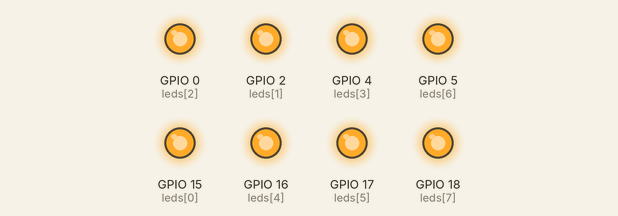
A program run on a simulated ESP32 board running MicroPython. Shown: output pins drawn as LEDs (lit = HIGH).

Above: at 0.55 s.
Timing chart, 0 to 3.0 s (numbered marks = the images above):
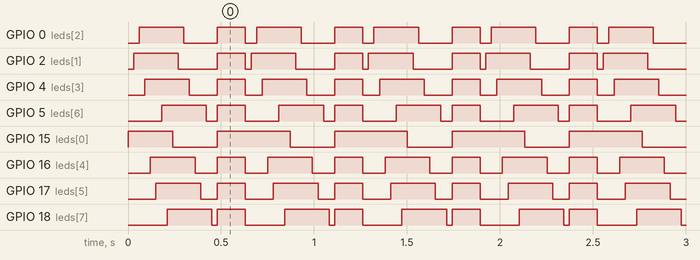

Measured:
- by itself, GPIO 0 (leds[2]): repeats every 0.63 s: LOW 0.18 s, HIGH 0.15 s, LOW 0.06 s, HIGH 0.24 s
- by itself, GPIO 2 (leds[1]): repeats every 0.63 s: LOW 0.21 s, HIGH 0.15 s, LOW 0.03 s, HIGH 0.24 s
- by itself, GPIO 4 (leds[3]): repeats every 0.63 s: LOW 0.15 s, HIGH 0.15 s, LOW 0.09 s, HIGH 0.24 s
- by itself, GPIO 5 (leds[6]): repeats every 0.63 s: LOW 0.06 s, HIGH 0.15 s, LOW 0.18 s, HIGH 0.24 s
- by itself, GPIO 15 (leds[0]): repeats every 0.63 s: LOW 0.24 s, HIGH 0.39 s
- by itself, GPIO 16 (leds[4]): repeats every 0.63 s: LOW 0.12 s, HIGH 0.15 s, LOW 0.12 s, HIGH 0.24 s
- by itself, GPIO 17 (leds[5]): repeats every 0.63 s: LOW 0.09 s, HIGH 0.15 s, LOW 0.15 s, HIGH 0.24 s
- by itself, GPIO 18 (leds[7]): repeats every 0.63 s: LOW 0.03 s, HIGH 0.15 s, LOW 0.21 s, HIGH 0.24 s

The program:

___.py
```python
#使用LED1~LED4实现流水灯程序·
#连接ESP32管脚和LED模块(Pin15-D1、Pin2-D2、Pin0-D3、Pin4-D4)
#LED1~LED4依次亮起，再依次熄灭，循环这个过程

from machine  import Pin
import time

led_pin=[15,2,0,4,16,17,5,18]
leds=[]  #存储管脚控制对象的列表

# for i in led_pin:
#     leds.append(Pin(i,Pin.OUT))  #配置OUT端口模式
#推导式写法
leds = [Pin(i,Pin.OUT) for i in led_pin]

while True:
    #依次点亮LED灯
    for i in leds:
        i.value(1)
        time.sleep(0.03)
    #依次熄灭LED灯
    for i in leds:
        i.value(0)
        time.sleep(0.03)
    for i in range(3):
        #依次点亮LED灯
        for i in leds:
            i.value(1)
        #依次熄灭LED灯
        time.sleep(0.05)
        for i in leds:
            i.value(0)
```
